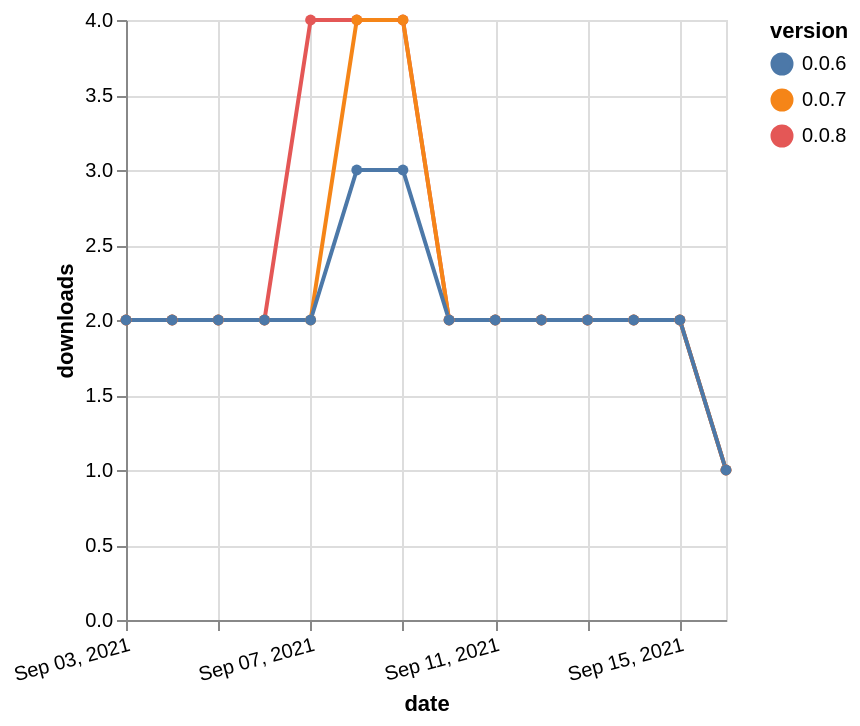

Here is the Vega-Lite specification saved for this chart:
### Vega-Lite specification from a JSON file in a GitHub repository (floating-point values rounded to 4 significant figures)
{"$schema": "https://vega.github.io/schema/vega-lite/v5.json", "description": "A simple bar chart with embedded data.", "data": {"values": [{"date": "2021-09-03", "total": 380, "delta": 2, "version": "0.0.8"}, {"date": "2021-09-04", "total": 382, "delta": 2, "version": "0.0.8"}, {"date": "2021-09-05", "total": 384, "delta": 2, "version": "0.0.8"}, {"date": "2021-09-06", "total": 386, "delta": 2, "version": "0.0.8"}, {"date": "2021-09-07", "total": 390, "delta": 4, "version": "0.0.8"}, {"date": "2021-09-08", "total": 394, "delta": 4, "version": "0.0.8"}, {"date": "2021-09-09", "total": 398, "delta": 4, "version": "0.0.8"}, {"date": "2021-09-10", "total": 400, "delta": 2, "version": "0.0.8"}, {"date": "2021-09-11", "total": 402, "delta": 2, "version": "0.0.8"}, {"date": "2021-09-12", "total": 404, "delta": 2, "version": "0.0.8"}, {"date": "2021-09-13", "total": 406, "delta": 2, "version": "0.0.8"}, {"date": "2021-09-14", "total": 408, "delta": 2, "version": "0.0.8"}, {"date": "2021-09-15", "total": 410, "delta": 2, "version": "0.0.8"}, {"date": "2021-09-16", "total": 411, "delta": 1, "version": "0.0.8"}, {"date": "2021-09-03", "total": 619, "delta": 2, "version": "0.0.7"}, {"date": "2021-09-04", "total": 621, "delta": 2, "version": "0.0.7"}, {"date": "2021-09-05", "total": 623, "delta": 2, "version": "0.0.7"}, {"date": "2021-09-06", "total": 625, "delta": 2, "version": "0.0.7"}, {"date": "2021-09-07", "total": 627, "delta": 2, "version": "0.0.7"}, {"date": "2021-09-08", "total": 631, "delta": 4, "version": "0.0.7"}, {"date": "2021-09-09", "total": 635, "delta": 4, "version": "0.0.7"}, {"date": "2021-09-10", "total": 637, "delta": 2, "version": "0.0.7"}, {"date": "2021-09-11", "total": 639, "delta": 2, "version": "0.0.7"}, {"date": "2021-09-12", "total": 641, "delta": 2, "version": "0.0.7"}, {"date": "2021-09-13", "total": 643, "delta": 2, "version": "0.0.7"}, {"date": "2021-09-14", "total": 645, "delta": 2, "version": "0.0.7"}, {"date": "2021-09-15", "total": 647, "delta": 2, "version": "0.0.7"}, {"date": "2021-09-16", "total": 648, "delta": 1, "version": "0.0.7"}, {"date": "2021-09-03", "total": 602, "delta": 2, "version": "0.0.6"}, {"date": "2021-09-04", "total": 604, "delta": 2, "version": "0.0.6"}, {"date": "2021-09-05", "total": 606, "delta": 2, "version": "0.0.6"}, {"date": "2021-09-06", "total": 608, "delta": 2, "version": "0.0.6"}, {"date": "2021-09-07", "total": 610, "delta": 2, "version": "0.0.6"}, {"date": "2021-09-08", "total": 613, "delta": 3, "version": "0.0.6"}, {"date": "2021-09-09", "total": 616, "delta": 3, "version": "0.0.6"}, {"date": "2021-09-10", "total": 618, "delta": 2, "version": "0.0.6"}, {"date": "2021-09-11", "total": 620, "delta": 2, "version": "0.0.6"}, {"date": "2021-09-12", "total": 622, "delta": 2, "version": "0.0.6"}, {"date": "2021-09-13", "total": 624, "delta": 2, "version": "0.0.6"}, {"date": "2021-09-14", "total": 626, "delta": 2, "version": "0.0.6"}, {"date": "2021-09-15", "total": 628, "delta": 2, "version": "0.0.6"}, {"date": "2021-09-16", "total": 629, "delta": 1, "version": "0.0.6"}]}, "width": "container", "mark": {"type": "line", "point": {"filled": true}}, "encoding": {"x": {"field": "date", "type": "temporal", "timeUnit": "yearmonthdate", "title": "date", "axis": {"labelAngle": -15}}, "y": {"field": "delta", "type": "quantitative", "title": "downloads"}, "color": {"field": "version", "type": "nominal"}, "tooltip": {"field": "delta"}}}
